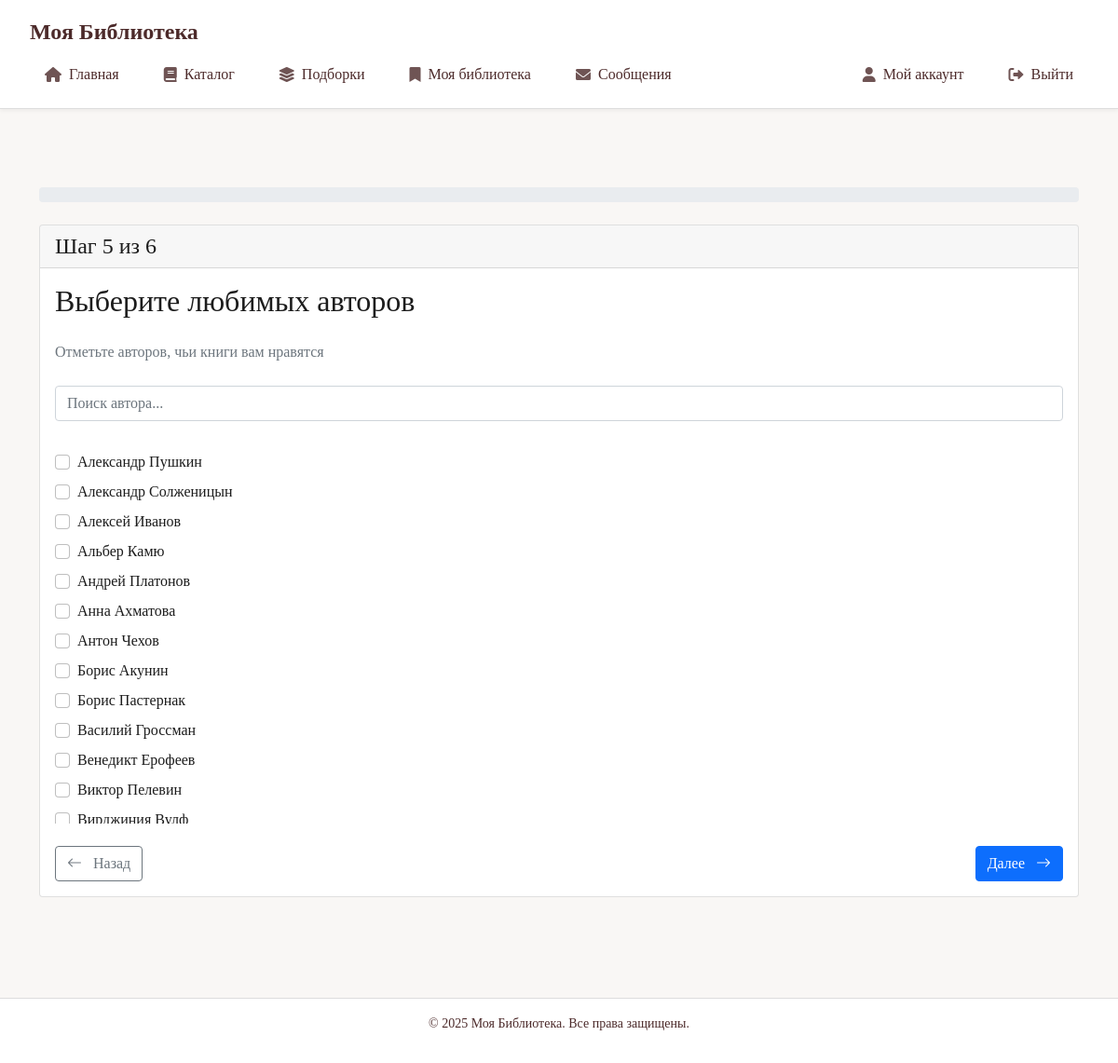
The app's page /recommendations/survey/step5/ (signed in) with its own data.
### books/models.py (models this page shows, shortened)
class Author(models.Model):
    name = models.CharField(max_length=255, verbose_name="Имя автора")
    birthday = models.DateField(blank=True, null=True, verbose_name="День рождения")
    die = models.DateField(blank=True, null=True, verbose_name="Дата смерти")
    century = models.PositiveIntegerField(verbose_name="Век")
    country = models.CharField(max_length=255, verbose_name="Страна")
    bio = models.TextField(blank=True, null=True, verbose_name="Биография")
    wiki_url = models.URLField(max_length=500, blank=True, null=True, verbose_name="Ссылка на Wikipedia")

### recommendations/views.py (the view)
# urls.py: path('survey/step5/', views.survey_step5, name='survey_step5'),  # Любимые авторы
@login_required
def survey_step5(request):
    context = {
        'step': 5,
        'authors': Author.objects.all().order_by('name'),
    }
    return render(request, 'recommendations/survey_step5.html', context)

### main_admin/context_processors.py (called while the page is built, shortened)
def site_settings(request):
    if not request.path.startswith('/admin/'):
        return {}

### recommendations/templatetags/rec_tags.py (called while the page is built)
@register.filter
def multiply(value, arg):
    try:
        return float(value) * float(arg)
    except (ValueError, TypeError):
        return ''

### users/models.py (called while the page is built)
    @property
    def has_unread_messages(self):
        return self.moderator_messages.filter(is_read=False).exists()

### recommendations/templates/recommendations/survey_step5.html (shortened to what this page needs)
{% extends 'recommendations/survey_base.html' %}
{% block step_content %}
<h2 class="mb-4">Выберите любимых авторов</h2>
<p class="text-muted mb-4">Отметьте авторов, чьи книги вам нравятся</p>
<form id="authorsForm" class="needs-validation" novalidate>
    <div class="row g-3">
        <div class="col-12">
            <div class="input-group mb-3">
                <input type="text" class="form-control" id="authorSearch"
                       placeholder="Поиск автора..." aria-label="Поиск автора">
            </div>
        </div>
        <div class="col-12">
            <div class="authors-list" style="max-height: 400px; overflow-y: auto;">
                {% for author in authors %}
                <div class="form-check mb-2">
                    <input class="form-check-input" type="checkbox" name="favorite_authors"
                           value="{{ author.id }}" id="author_{{ author.id }}">
                    <label class="form-check-label" for="author_{{ author.id }}">
                        {{ author.name }}
                    </label>
                </div>
                {% endfor %}
            </div>
        </div>
    </div>
    <div class="d-flex justify-content-between mt-4">
        <button type="button" class="btn btn-outline-secondary" onclick="navigateToStep(4)">
            <i class="bi bi-arrow-left me-2"></i>
            Назад
        </button>
        <button type="submit" class="btn btn-primary">
            Далее
            <i class="bi bi-arrow-right ms-2"></i>
        </button>
    </div>
</form>
{% endblock %}

### main_admin/static/css/style.css (style rules this page uses)
:root { --bg-color: #f9f7f5; --accent-color: #4c2a2a; --text-color: #1c1c1c; --nav-text-color: #4c2a2a; --font-serif: "Georgia", serif; --border-color: #ddd; --border-radius: 8px; }
* { margin: 0; padding: 0; box-sizing: border-box; }
body { font-family: var(--font-serif); background-color: var(--bg-color); color: var(--text-color); }

### records on screen
Author: name "Александр Пушкин"
Author: name "Александр Солженицын"
Author: name "Алексей Иванов"
Author: name "Альбер Камю"
Author: name "Андрей Платонов"
Author: name "Анна Ахматова"
Author: name "Антон Чехов"
Author: name "Борис Акунин"
Author: name "Борис Пастернак"
Author: name "Василий Гроссман"
Author: name "Венедикт Ерофеев"
Author: name "Виктор Пелевин"
Author: name "Вирджиния Вулф"

### other values on screen
{{ step }} "5"
